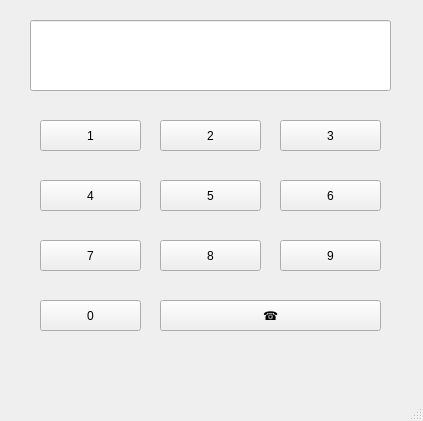
<?xml version="1.0" encoding="UTF-8"?>
<ui version="4.0">
 <class>MainWindow</class>
 <widget class="QMainWindow" name="MainWindow">
  <property name="geometry">
   <rect>
    <x>0</x>
    <y>0</y>
    <width>423</width>
    <height>421</height>
   </rect>
  </property>
  <property name="windowTitle">
   <string>MainWindow</string>
  </property>
  <widget class="QWidget" name="centralwidget">
   <widget class="QLineEdit" name="le">
    <property name="geometry">
     <rect>
      <x>30</x>
      <y>20</y>
      <width>361</width>
      <height>71</height>
     </rect>
    </property>
    <property name="alignment">
     <set>Qt::AlignRight|Qt::AlignTrailing|Qt::AlignVCenter</set>
    </property>
   </widget>
   <widget class="QPushButton" name="pb1">
    <property name="geometry">
     <rect>
      <x>40</x>
      <y>120</y>
      <width>101</width>
      <height>31</height>
     </rect>
    </property>
    <property name="text">
     <string>1</string>
    </property>
   </widget>
   <widget class="QPushButton" name="pb2">
    <property name="geometry">
     <rect>
      <x>160</x>
      <y>120</y>
      <width>101</width>
      <height>31</height>
     </rect>
    </property>
    <property name="text">
     <string>2</string>
    </property>
   </widget>
   <widget class="QPushButton" name="pb3">
    <property name="geometry">
     <rect>
      <x>280</x>
      <y>120</y>
      <width>101</width>
      <height>31</height>
     </rect>
    </property>
    <property name="text">
     <string>3</string>
    </property>
   </widget>
   <widget class="QPushButton" name="pb4">
    <property name="geometry">
     <rect>
      <x>40</x>
      <y>180</y>
      <width>101</width>
      <height>31</height>
     </rect>
    </property>
    <property name="text">
     <string>4</string>
    </property>
   </widget>
   <widget class="QPushButton" name="pb5">
    <property name="geometry">
     <rect>
      <x>160</x>
      <y>180</y>
      <width>101</width>
      <height>31</height>
     </rect>
    </property>
    <property name="text">
     <string>5</string>
    </property>
   </widget>
   <widget class="QPushButton" name="pb6">
    <property name="geometry">
     <rect>
      <x>280</x>
      <y>180</y>
      <width>101</width>
      <height>31</height>
     </rect>
    </property>
    <property name="text">
     <string>6</string>
    </property>
   </widget>
   <widget class="QPushButton" name="pb7">
    <property name="geometry">
     <rect>
      <x>40</x>
      <y>240</y>
      <width>101</width>
      <height>31</height>
     </rect>
    </property>
    <property name="text">
     <string>7</string>
    </property>
   </widget>
   <widget class="QPushButton" name="pb8">
    <property name="geometry">
     <rect>
      <x>160</x>
      <y>240</y>
      <width>101</width>
      <height>31</height>
     </rect>
    </property>
    <property name="text">
     <string>8</string>
    </property>
   </widget>
   <widget class="QPushButton" name="pb9">
    <property name="geometry">
     <rect>
      <x>280</x>
      <y>240</y>
      <width>101</width>
      <height>31</height>
     </rect>
    </property>
    <property name="text">
     <string>9</string>
    </property>
   </widget>
   <widget class="QPushButton" name="pb0">
    <property name="geometry">
     <rect>
      <x>40</x>
      <y>300</y>
      <width>101</width>
      <height>31</height>
     </rect>
    </property>
    <property name="text">
     <string>0</string>
    </property>
   </widget>
   <widget class="QPushButton" name="pb_call">
    <property name="geometry">
     <rect>
      <x>160</x>
      <y>300</y>
      <width>221</width>
      <height>31</height>
     </rect>
    </property>
    <property name="text">
     <string>☎</string>
    </property>
   </widget>
  </widget>
  <widget class="QMenuBar" name="menubar">
   <property name="geometry">
    <rect>
     <x>0</x>
     <y>0</y>
     <width>423</width>
     <height>26</height>
    </rect>
   </property>
  </widget>
  <widget class="QStatusBar" name="statusbar"/>
 </widget>
 <resources/>
 <connections/>
</ui>
